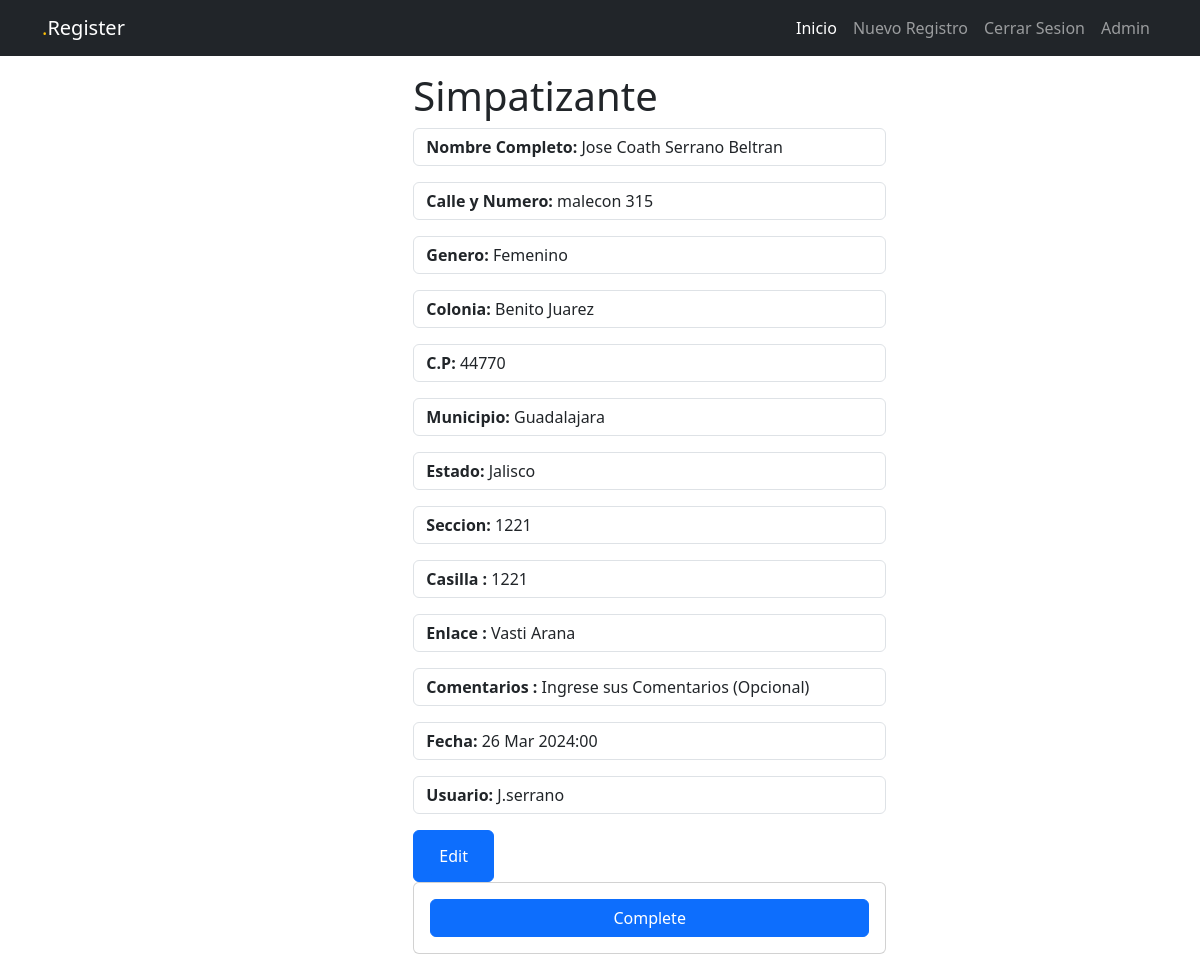
Screenshot of /tasks/21/ (signed in) with the database file from the repository.
### tasks/models.py (models this page shows, shortened)
class Task(models.Model):
    participacion = models.CharField(max_length=100, null=False, blank=False, choices=puesto_status)
    nombre_completo = models.CharField(max_length=150)
    edad = models.IntegerField(null= False, blank=False, choices=age, default=age, help_text = 'Selecciona tu Edad')
    calle_y_numero = models.CharField(max_length=250)
    masculino = models.BooleanField(default=False)
    femenino = models.BooleanField(default=False)
    colonia = models.CharField(max_length=200)
    c_p = models.CharField('C.P', max_length=250)
    municipio = models.CharField(max_length=250, null=False, blank=False, choices=municipio_status, default=None)
    estado = models.CharField(max_length=250, null=False, blank=False, choices=estado_status, default= None)
    num_seccion = models.IntegerField('Nº de Seccion', null=False, blank=False, choices=seccion_status, help_text='Selecciona una Seccion' )
    num_casilla = models.CharField('Nº de Casilla',max_length=250, blank=True, help_text='Ingresa Num de Casilla',)
    nombre_enlace = models.CharField(max_length=250, null=False, blank=False, choices=coordinador_status, help_text='Selecciona tu Coordinador',)
    description = models.TextField('Comentarios',blank=True, default= 'Ingrese sus Comentarios (Opcional)')
    created = models.DateTimeField(auto_now_add=True)
    datecompleted = models.DateTimeField('Fecha',null=True, help_text='Ejemplo: yyyy-mm-dd')
    important = models.BooleanField(default=False)
    user = models.ForeignKey(User, on_delete=models.CASCADE)

### tasks/views.py (the view)
# urls.py: path('tasks/<int:task_id>/', views.task_detail, name='task_detail'),
@login_required
def task_detail(request, task_id):
    task = get_object_or_404(Task, pk=task_id, user=request.user)
    return render(request, 'task_detail.html', {'task': task})

### tasks/templates/task_detail.html (shortened to what this page needs)
{% extends "base.html" %}
{% block content %}
<main class="container-center padding-3 m-3">
    <div class="row">
        <div class= "col-md-5 offset-md-4">
            <h1 >{{task.participacion}}</h1>
            <p class="form-control"><span class="container-between"><b>Nombre Completo:</b> </span>{{task.nombre_completo}}</p>
            <p class="form-control"><span class="container-between"><b>Calle y Numero:</b> </span>{{task.calle_y_numero}}</p>
            {% if task.masculino %}
                <p class="form-control"><span class="container-between"><b>Genero:</b> </span>Masculino</p>
            {% else %}
                <p class="form-control"><span class="container-between"><b>Genero:</b> </span>Femenino</p>
            {% endif %}
            <p class="form-control"><span class="container-between"><b>Colonia:</b> </span>{{task.colonia}}</p>
            <p class="form-control"><span class="container-between"><b>C.P:</b> </span>{{task.c_p}}</p>
            <p class="form-control"><span class="container-between"><b>Municipio:</b> </span>{{task.municipio}}</p>
            <p class="form-control"><span class="container-between"><b>Estado:</b> </span>{{task.estado}}</p>
            <p class="form-control"><span class="container-between"><b>Seccion:</b> </span>{{task.num_seccion}}</p>
            <p class="form-control"><span class="container-between"><b>Casilla :</b> </span>{{task.num_casilla}}</p>
            <p class="form-control"><span class="container-between"><b>Enlace :</b> </span>{{task.nombre_enlace}}</p>
            <p class="form-control"><span class="container-between"><b>Comentarios :</b> </span>{{task.description}}</p>
            <p class="form-control"><span class="container-between"><b>Fecha:</b> </span>{{task.datecompleted|date:'j M Y:i'}}</p>
            <p class="form-control"><span class="container-between"><b>Usuario:</b> </span>{{task.user.username}}</p>
            {% if user.is_superuser %}
                <a href="{% url 'task_edit' task.id %}" class="btn btn-primary">
                    <button class="btn btn-primary position-relative">
                        Edit
                    </button>
                </a>
                <form action="{% url 'complete_task' task.id %}" method="POST" class="card card-body">
                    <button class="btn btn-primary position-relative">
                        Complete
                    </button>
            {% endif %}
        </div>
    </div>
</main>
{% endblock %}

### rows the page displays
Task: participacion "Simpatizante", nombre_completo "Jose Coath Serrano Beltran", calle_y_numero "malecon 315", colonia "Benito Juarez", c_p "44770", municipio "Guadalajara", estado "Jalisco", num_seccion "1221", num_casilla "1221", nombre_enlace "Vasti Arana", description "Ingrese sus Comentarios (Opcional)", datecompleted "26 Mar 2024:00", user.username "J.serrano"
